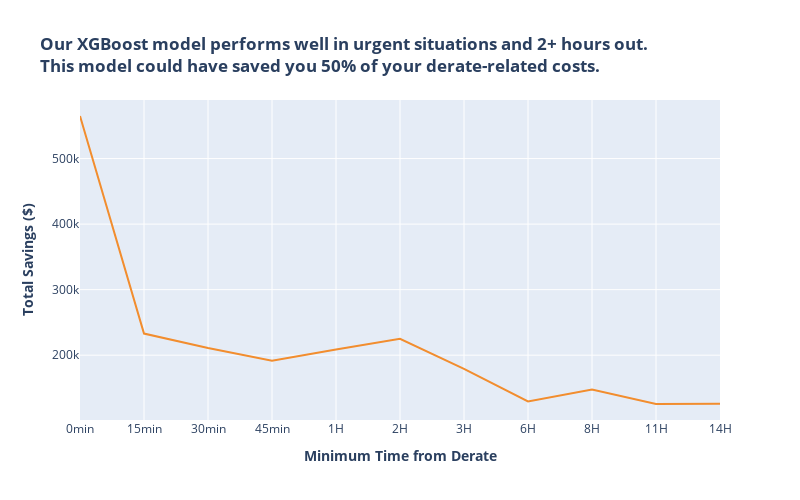

Notebook code for this chart:
### Code cell
fig_windows = px.line(x = windows_df['window'],
        y = windows_df['test_savings'],
        hover_data=[windows_df['precision'].round(2), windows_df['recall'].round(2), windows_df['percent_of_actual_costs'].round(2)],
        labels = {'x':'<b>Minimum Time from Derate<b>',
                  'y':'<b>Total Savings ($)<b>',
                  'hover_data_0':'Precision',
                  'hover_data_1':'Recall',
                  'hover_data_2':'Percent of Actual Costs'},
        title = "<b>Our XGBoost model performs well in urgent situations and 2+ hours out.<br>This model could have saved you 50% of your derate-related costs.<b>",
        width = 800,
        height = 500)
fig_windows['data'][0]['line']['color']='#F28D2E'
fig_windows

### Figure 1 — Plotly figure (JSON) as saved in the notebook; plotly's stock layout.template omitted (floating-point values rounded to 4 significant figures)
{"data": [{"customdata": [[0.56, 0.91, 16.5], [0.42, 0.66, 43.52], [0.36, 0.58, 51.79], [0.36, 0.53, 56.51], [0.33, 0.65, 48.25], [0.33, 0.64, 49.49], [0.29, 0.58, 56.11], [0.27, 0.53, 61.61], [0.43, 0.42, 63.37], [0.26, 0.55, 60.51], [0.31, 0.44, 65.58]], "hovertemplate": "<b>Minimum Time from Derate<b>=%{x}<br><b>Total Savings ($)<b>=%{y}<br>Precision=%{customdata[0]}<br>Recall=%{customdata[1]}<br>Percent of Actual Costs=%{customdata[2]}<extra></extra>", "legendgroup": "", "line": {"color": "#F28D2E", "dash": "solid"}, "marker": {"symbol": "circle"}, "mode": "lines", "name": "", "orientation": "v", "showlegend": false, "type": "scatter", "x": ["0min", "15min", "30min", "45min", "1H", "2H", "3H", "6H", "8H", "11H", "14H"], "xaxis": "x", "y": [565000, 233000, 211000, 191500, 208500, 225000, 179000, 129500, 147500, 125500, 126000], "yaxis": "y"}], "layout": {"height": 500, "legend": {"tracegroupgap": 0}, "title": {"text": "<b>Our XGBoost model performs well in urgent situations and 2+ hours out.<br>This model could have saved you 50% of your derate-related costs.<b>"}, "width": 800, "xaxis": {"anchor": "y", "domain": [0, 1], "title": {"text": "<b>Minimum Time from Derate<b>"}}, "yaxis": {"anchor": "x", "domain": [0, 1], "title": {"text": "<b>Total Savings ($)<b>"}}}}
